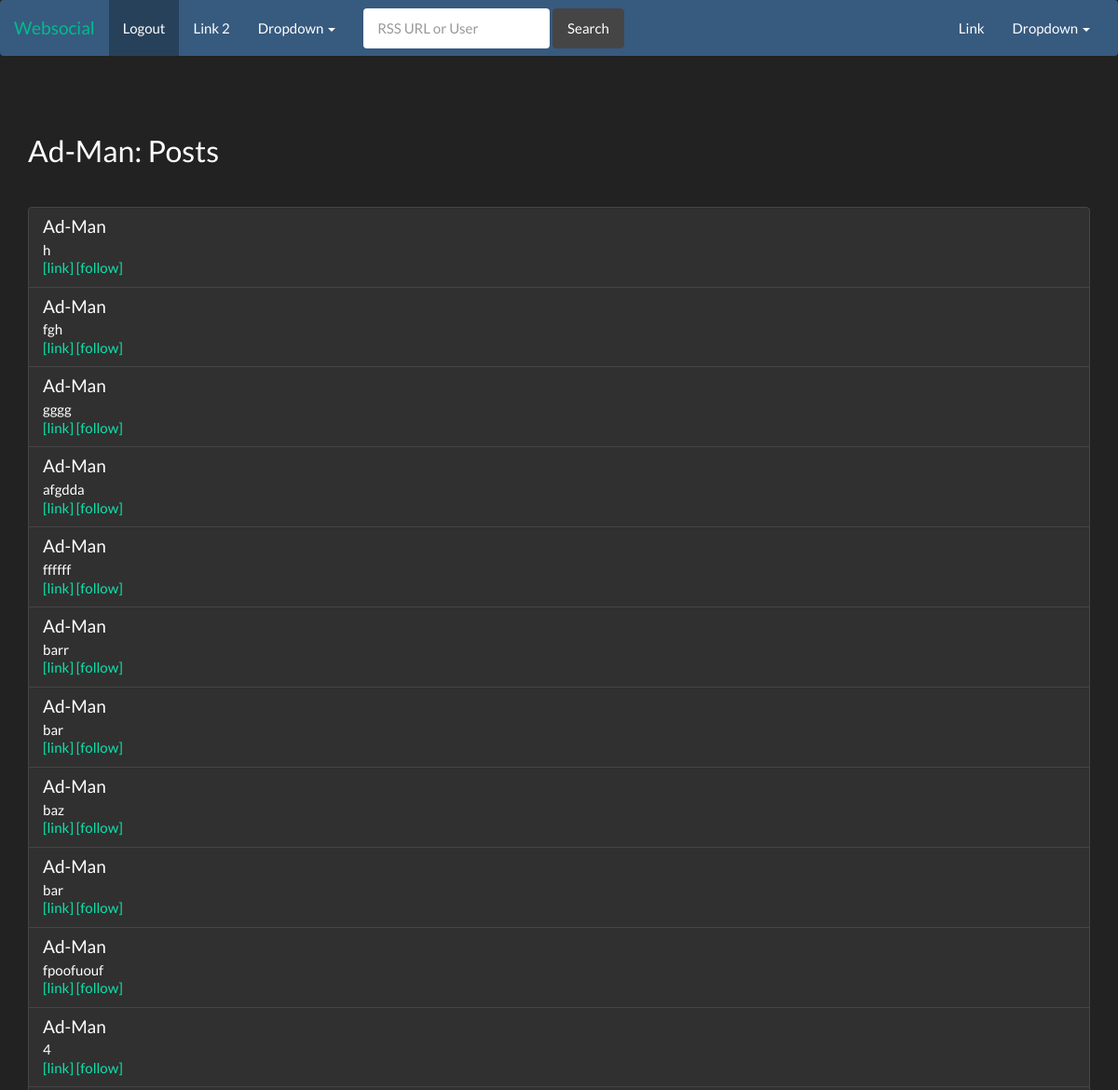
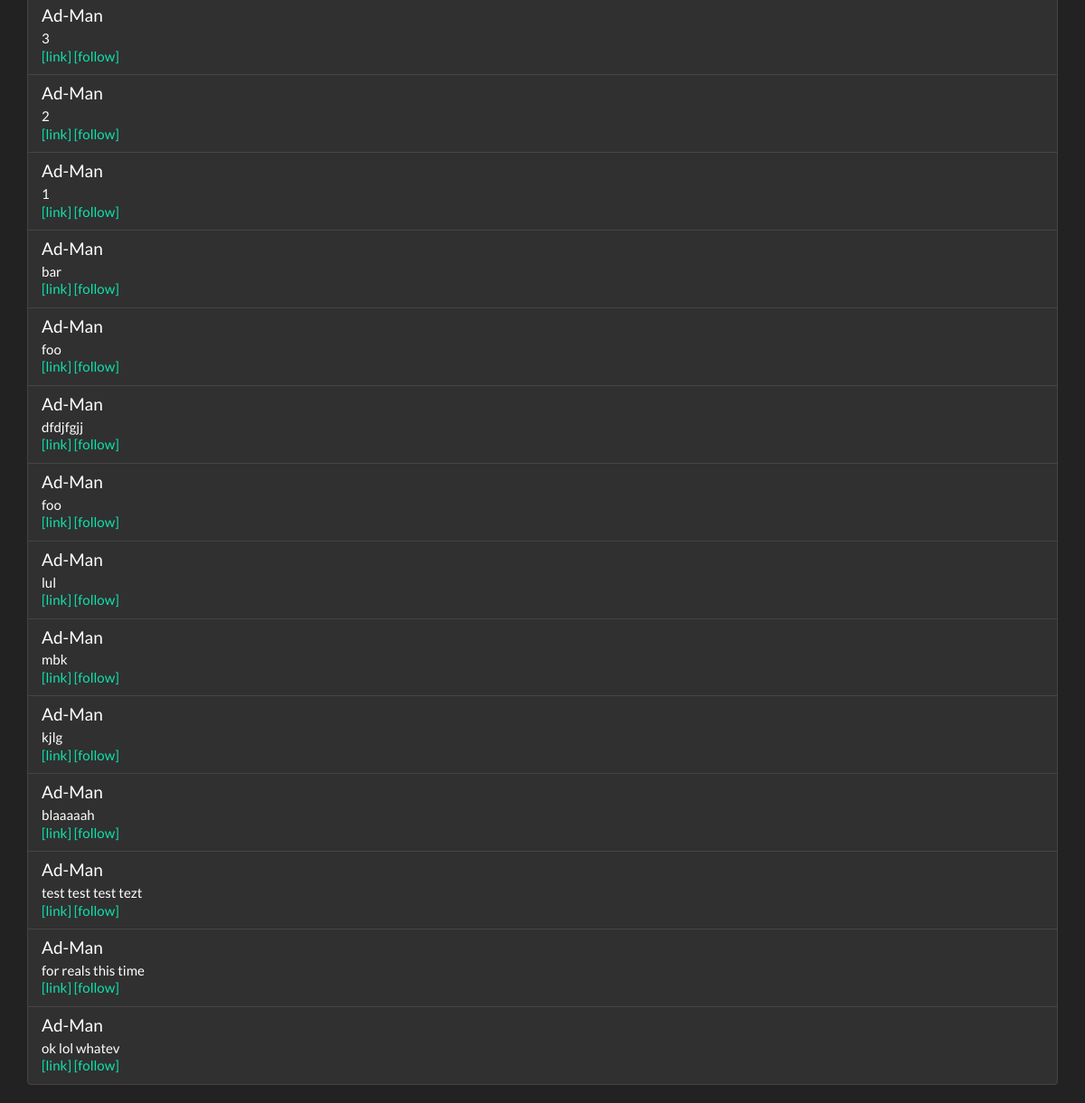
The page /user/2/ on the database its author committed (2 pictures, top to bottom).
### websocial/models.py (models this page shows, shortened)
class Status(models.Model):
    user = models.ForeignKey(User, null=False, on_delete=models.CASCADE)
    url = models.URLField(max_length=256, null=True, blank=True)
    text = models.TextField()
    re_status = models.ForeignKey('Status', related_name='re', null=True, blank=True, on_delete=models.SET_NULL)
    shares_status = models.ForeignKey('Status', related_name='shares', null=True, blank=True, on_delete=models.SET_NULL)
    pub_date = models.DateTimeField(null=False)
    remote = models.BooleanField(null=False, default=False)
    class Meta:
        ordering = ['-pub_date']

class User(models.Model):
    nick = models.CharField(max_length=30, null=False, unique=True)
    url = models.URLField(max_length=256, null=True, blank=True)
    name = models.CharField(max_length=50, null=True, blank=True)
    local_user = models.ForeignKey(LocalUser, null=True, blank=True, on_delete=models.CASCADE)
    email = models.EmailField(max_length=254, null=True, blank=True)
    remote = models.BooleanField(null=False, default=False)
    following = models.ManyToManyField('User', symmetrical=False, null=True, blank=True)

### websocial/views.py (the view)
# urls.py: url(r'^user/(?P<user_id>\d+)/$', views.user_statuses),
def user_statuses(request, user_id):
    user = User.objects.get(pk=int(user_id))
    title = "%s: Posts" % user.name
    entries = user.status_set.all()[:100]
    logged_in_user = _logged_in_user(request)
    if logged_in_user:
        logged_in_id = logged_in_user.id
    else:
        logged_in_id = None
    return HttpResponse(render(request, 'websocial/timeline.html', {
        'title': title,
        'entries': entries,
        'user_id': logged_in_id,
        'poll_url': '/user/%d/status/json/' % user.id}))

### websocial/views.py (called while the page is built)
def _logged_in_user(request):
    if not request.user.is_authenticated:
        return None
    return User.objects.get(local_user=request.user)

### templates/websocial/timeline.html (shortened to what this page needs)
{% extends 'websocial/base.html' %}
{% block body %}
<div class="page-header">
    <h2>{{title}}</h2>
</div>
<div class="list-group" id="timeline">
{% for entry in entries %}
    <div class="list-group-item" id="status{{entry.id}}">
    <h4 class="list-group-item-heading">{{ entry.user.name }}</h4>
    <p class="list-group-item-text">{{entry.text}}</p>
    <p class="list-group-item-text">
        <a href="{{ entry.url }}">[link]</a>
	<a href="#" id="toggleFollow{{entry.user.id}}" user_id="{{entry.user.id}}">[follow]</a>
    </p>
    </div>
{% endfor %}
</div>
{% endblock %}

### rows shown on the page
Status: user.name "Ad-Man", text "h"
Status: user.name "Ad-Man", text "fgh"
Status: user.name "Ad-Man", text "gggg"
Status: user.name "Ad-Man", text "afgdda"
Status: user.name "Ad-Man", text "ffffff"
Status: user.name "Ad-Man", text "barr"
Status: user.name "Ad-Man", text "bar"
Status: user.name "Ad-Man", text "baz"
Status: user.name "Ad-Man", text "bar"
Status: user.name "Ad-Man", text "fpoofuouf"
Status: user.name "Ad-Man", text "4"
Status: user.name "Ad-Man", text "3"
Status: user.name "Ad-Man", text "2"
Status: user.name "Ad-Man", text "1"
Status: user.name "Ad-Man", text "bar"
Status: user.name "Ad-Man", text "foo"
Status: user.name "Ad-Man", text "dfdjfgjj"
Status: user.name "Ad-Man", text "foo"
Status: user.name "Ad-Man", text "lul"
Status: user.name "Ad-Man", text "mbk"
Status: user.name "Ad-Man", text "kjlg"
Status: user.name "Ad-Man", text "blaaaaah"
Status: user.name "Ad-Man", text "test test test tezt"
Status: user.name "Ad-Man", text "for reals this time"
Status: user.name "Ad-Man", text "ok lol whatev"

### other values the page prints
{{ title }} "Ad-Man: Posts"
